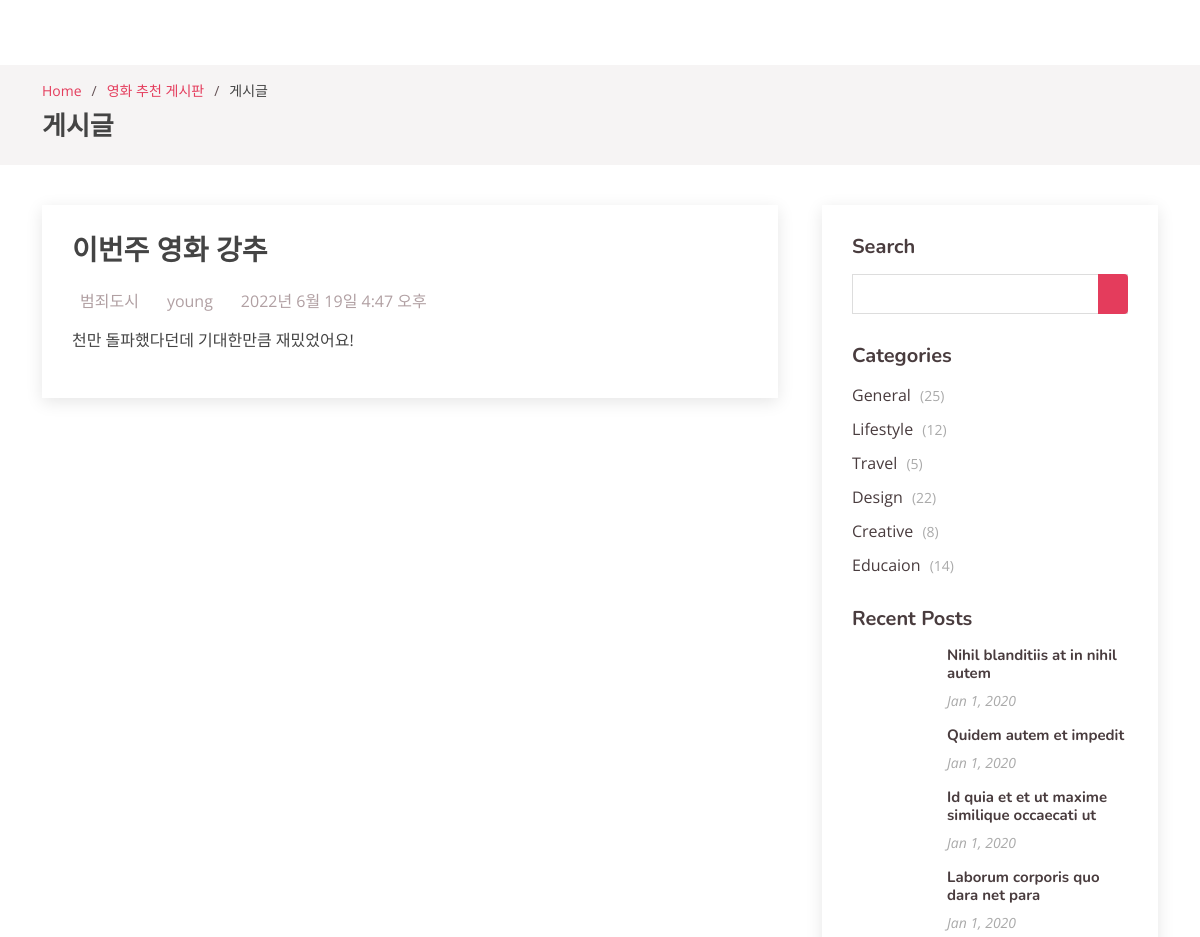
Before: /posts/2 (middle part) with the older database file.
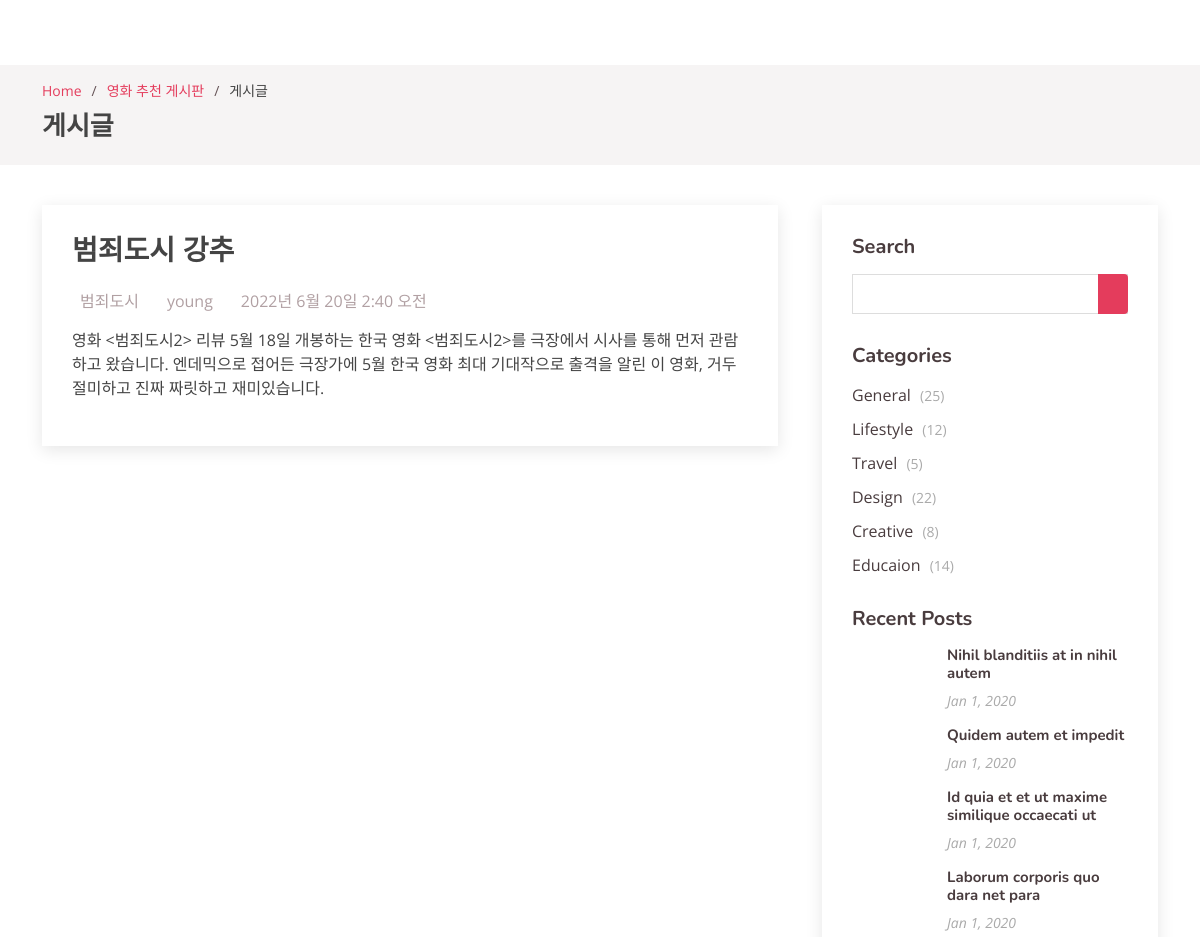
After: the same page with the newer database file.
### board/models.py (models this page shows, shortened)
class Post(models.Model):
    title = models.CharField(max_length=30)
    movie_name = models.CharField(max_length=30)
    content = models.TextField(max_length=2000)
    author = models.ForeignKey(User, on_delete=models.CASCADE)
    created_at = models.DateTimeField(auto_now_add=True)
    updated_at = models.DateTimeField(auto_now=True)

### board/views.py (the view)
# urls.py: path('posts/<int:post_id>', board_views.postdetail, name='post_detail'),
def postdetail(request, post_id):
    post_detail = get_object_or_404(Post, pk=post_id)
    return render(request, 'post_detail.html', {'post_detail': post_detail})

### board/templates/post_detail.html (shortened to what this page needs)
{% extends 'base.html' %}
{% block content %}
{% load static %}
<main id="main">
    <section id="breadcrumbs" class="breadcrumbs">
      <div class="container">
        <ol>
          <li><a href="{% url 'home' %}">Home</a></li>
          <li><a href="{% url 'post_list' %}">영화 추천 게시판</a></li>
          <li>게시글</li>
        </ol>
        <h2>게시글</h2>
      </div>
    </section>
    <section id="blog" class="blog">
      <div class="container" data-aos="fade-up">
        <div class="row">
          <div class="col-lg-8 entries">
            <article class="entry entry-single">
              <h2 class="entry-title">{{ post_detail.title }}</h2>
              <div class="entry-meta">
                <ul>
                  <li class="d-flex align-items-center">{{post_detail.movie_name}}</a></li>
                  <li class="d-flex align-items-center">{{post_detail.author}}</a></li>
                  <li class="d-flex align-items-center">{{post_detail.updated_at}}</a></li>
                </ul>
              </div>
              <div class="entry-content">
                <p>
                 {{post_detail.content}}
                </p>
              </div>
            </article>
          </div>
          <div class="col-lg-4">
            <div class="sidebar">
              <h3 class="sidebar-title">Search</h3>
              <div class="sidebar-item search-form">
                <form action="">
                  <input type="text">
                  <button type="submit"></button>
                </form>
              </div>
              <h3 class="sidebar-title">Categories</h3>
              <div class="sidebar-item categories">
                <ul>
                  <li><a href="#">General <span>(25)</span></a></li>
                  <li><a href="#">Lifestyle <span>(12)</span></a></li>
                  <li><a href="#">Travel <span>(5)</span></a></li>
                  <li><a href="#">Design <span>(22)</span></a></li>
                  <li><a href="#">Creative <span>(8)</span></a></li>
                  <li><a href="#">Educaion <span>(14)</span></a></li>
                </ul>
              </div>
              <h3 class="sidebar-title">Recent Posts</h3>
              <div class="sidebar-item recent-posts">
                <div class="post-item clearfix">
                  <h4><a href="blog-single.html">Nihil blanditiis at in nihil autem</a></h4>
                  <time datetime="2020-01-01">Jan 1, 2020</time>
                </div>
                <div class="post-item clearfix">
                  <h4><a href="blog-single.html">Quidem autem et impedit</a></h4>
                  <time datetime="2020-01-01">Jan 1, 2020</time>
                </div>
                <div class="post-item clearfix">
                  <h4><a href="blog-single.html">Id quia et et ut maxime similique occaecati ut</a></h4>
                  <time datetime="2020-01-01">Jan 1, 2020</time>
                </div>
                <div class="post-item clearfix">
                  <h4><a href="blog-single.html">Laborum corporis quo dara net para</a></h4>
                  <time datetime="2020-01-01">Jan 1, 2020</time>
                </div>
              </div>
            </div>
          </div>
        </div>
      </div>
    </section>
</main>
{% endblock %}

Changed rows visible on the page:
changed Post "범죄도시": title "이번주 영화 강추" → "범죄도시 강추"; updated_at "2022년 6월 19일 4:47 오후" → "2022년 6월 20일 2:40 오전"; content "천만 돌파했다던데 기대한만큼 재밌었어요!" → "영화 <범죄도시2> 리뷰 5월 18일 개봉하는 한국 영화 <범죄도시2>를 극장에서 시사를 통해 먼저 관람하고 왔습니다. 엔데믹으로 접어든 극장가에 5월 한국 영화 최대 기대작으로 출격을 알린 이 영화, 거두절미하고 진짜 짜릿하고 재미있습니다."
